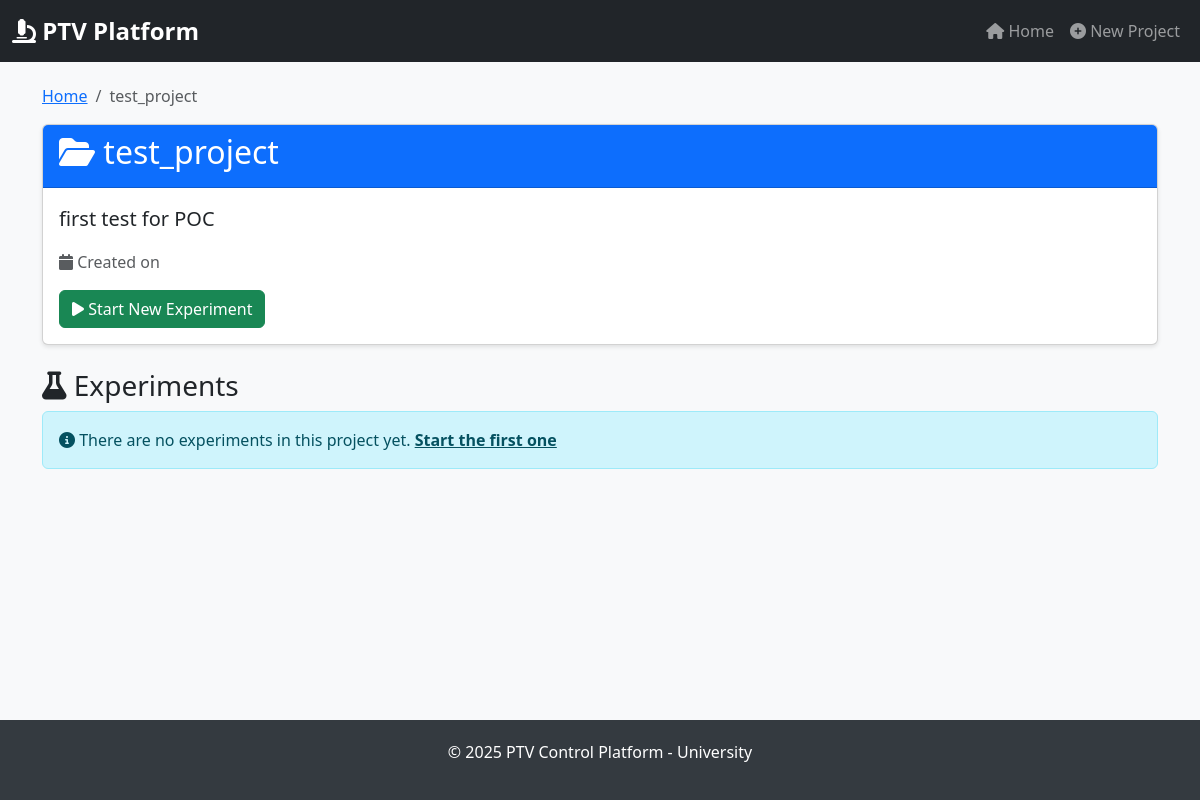
The page /project/1/ on the database as committed earlier.
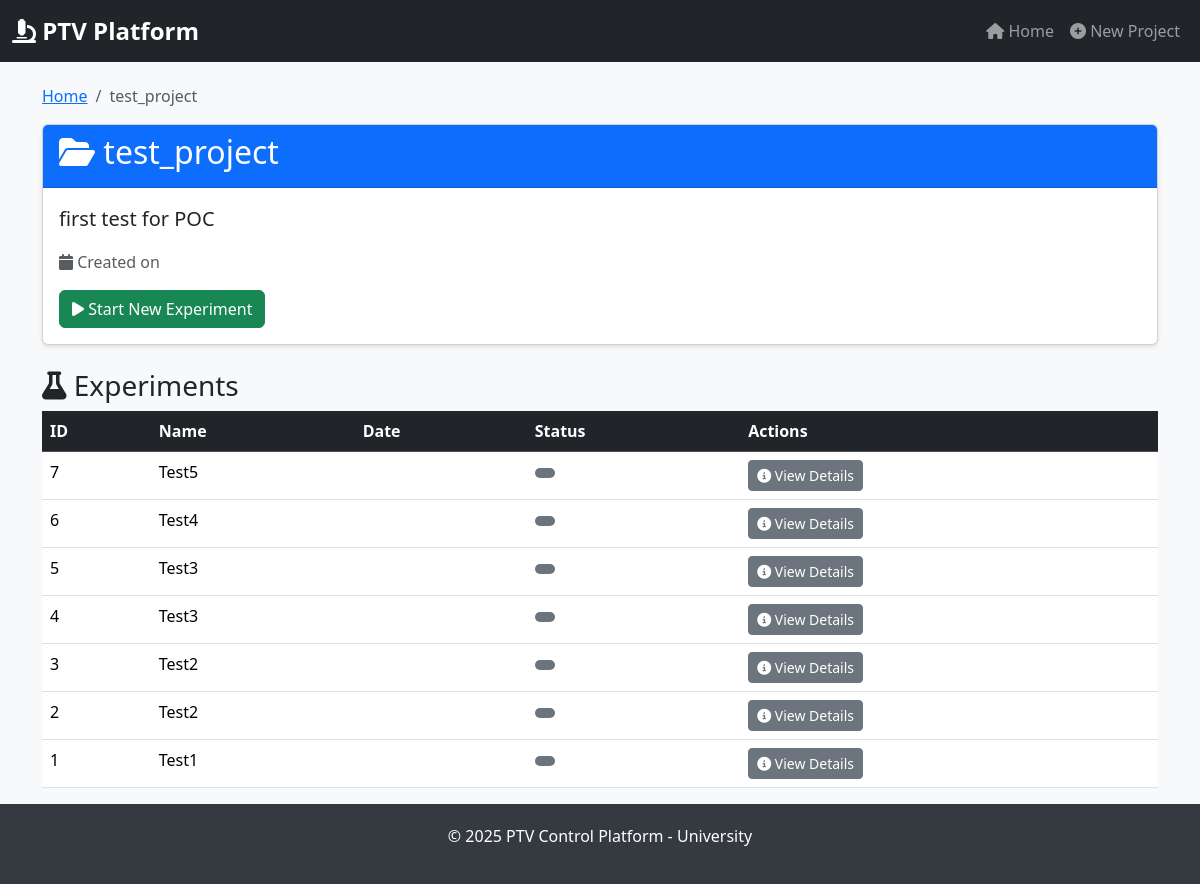
The same page on the database as committed later.
### core/models.py (models this page shows, shortened)
class Project(models.Model):
    name = models.CharField(
        max_length=200,
        unique=True,
        help_text="Project's unique name"
    )
    description = models.TextField(
        blank=True,
        help_text="Brief description of the project"
    )
    creation_date = models.DateTimeField(
        auto_now_add=True,
        help_text="Automatic creation timestamp"
    )
    class Meta:
        verbose_name = "Project"
        verbose_name_plural = "Projects"
        ordering = ['-creation_date']

class Experiment(models.Model):
    STATES = [
        ('PENDING', 'Pending'),
        ('PROCESSING', 'Processing'),
        ('COMPLETED', 'Completed'),
        ('ERROR', 'Error'),
        ('CANCELLED', 'Cancelled'),
    ]
    project = models.ForeignKey(
        Project,
        on_delete=models.CASCADE,
        related_name='experiments',
        help_text="Project to which this experiment belongs"
    )
    name = models.CharField(
        max_length=200,
        help_text="Descriptive name of the experiment"
    )
    creation_date = models.DateTimeField(
        auto_now_add=True,
        help_text="Automatic creation timestamp"
    )
    processing_start_time = models.DateTimeField(
        null=True,
        blank=True,
        help_text="Timestamp when processing started"
    )
    processing_end_time = models.DateTimeField(
        null=True,
        blank=True,
        help_text="Timestamp when processing ended"
    )
    calibration_file = models.CharField(
        max_length=500,
        help_text="Path to the .cal calibration file"
    )
    images_path = models.CharField(
        max_length=500,
        help_text="Path where the images are stored (RAM or SSD)"
    )
    used_parameters = models.TextField(
        default="{}",
        help_text="JSON string copy of all parameters used (for reproducibility)"
    )
    state = models.CharField(
        max_length=20,
        choices=STATES,
        default='PENDING',
        help_text="Current state of the experiment"
    )
    celery_task_id = models.CharField(
        max_length=255,
        blank=True,
        help_text="Celery task ID for monitoring"
    )
    error_message = models.TextField(
        blank=True,
        help_text="Error message if processing failed"
    )
    notes = models.TextField(
        blank=True,
        help_text="Researcher notes and observations"
    )
    class Meta:
        verbose_name = "Experiment"
        verbose_name_plural = "Experiments"
        ordering = ['-creation_date']

### core/views.py (the view)
# urls.py: path('project/<int:project_id>/', views.project_detail_view, name='project_detail_view'),
def project_detail_view(request, project_id):
    project = get_object_or_404(Project, id=project_id)
    experiments = project.experiments.all()
    return render(request, 'core/project_detail.html', {
        'project': project,
        'experiments': experiments
    })

### core/templates/core/project_detail.html (shortened to what this page needs)
{% extends 'core/base.html' %}
{% block content %}
<div class="row mt-4">
    <div class="col-12">
        <nav aria-label="breadcrumb">
            <ol class="breadcrumb">
                <li class="breadcrumb-item"><a href="{% url 'index' %}">Home</a></li>
                <li class="breadcrumb-item active">{{ project.name }}</li>
            </ol>
        </nav>
    </div>
</div>
<div class="row">
    <div class="col-12">
        <div class="card mb-4">
            <div class="card-header bg-primary text-white">
                <h2><i class="fas fa-folder-open"></i> {{ project.name }}</h2>
            </div>
            <div class="card-body">
                <p class="lead">{{ project.description }}</p>
                <p class="text-muted">
                    <i class="fas fa-calendar"></i> Created on {{ project.created_at|date:"d/m/Y H:i" }}
                </p>
                <a href="{% url 'start_experiment' project.id %}" class="btn btn-success">
                    <i class="fas fa-play"></i> Start New Experiment
                </a>
            </div>
        </div>
    </div>
</div>
<div class="row">
    <div class="col-12">
        <h3><i class="fas fa-flask"></i> Experiments</h3>
        {% if experiments %}
            <div class="table-responsive">
                <table class="table table-hover">
                    <thead class="table-dark">
                        <tr>
                            <th>ID</th>
                            <th>Name</th>
                            <th>Date</th>
                            <th>Status</th>
                            <th>Actions</th>
                        </tr>
                    </thead>
                    <tbody>
                        {% for exp in experiments %}
                        <tr>
                            <td>{{ exp.id }}</td>
                            <td>{{ exp.name }}</td>
                            <td>{{ exp.created_at|date:"d/m/Y H:i" }}</td>
                            <td>
                                {% if exp.status == 'COMPLETED' %}
                                    <span class="badge bg-success badge-status">
                                        <i class="fas fa-check-circle"></i> {{ exp.get_status_display }}
                                    </span>
                                {% elif exp.status == 'PROCESSING' %}
                                    <span class="badge bg-warning badge-status">
                                        <i class="fas fa-spinner fa-spin"></i> {{ exp.get_status_display }}
                                    </span>
                                {% elif exp.status == 'ERROR' %}
                                    <span class="badge bg-danger badge-status">
                                        <i class="fas fa-exclamation-circle"></i> {{ exp.get_status_display }}
                                    </span>
                                {% else %}
                                    <span class="badge bg-secondary badge-status">
                                    </span>
                                {% endif %}
                            </td>
                            <td>
                                {% if exp.status == 'COMPLETED' %}
                                    <a href="{% url 'experiment_result' exp.id %}" class="btn btn-sm btn-primary">
                                        <i class="fas fa-chart-line"></i> View Results
                                    </a>
                                {% elif exp.status == 'PROCESSING' or exp.status == 'PENDING' %}
                                    <a href="{% url 'experiment_monitoring' exp.id %}" class="btn btn-sm btn-info">
                                        <i class="fas fa-eye"></i> Monitor
                                    </a>
                                {% else %}
                                    <a href="{% url 'experiment_monitoring' exp.id %}" class="btn btn-sm btn-secondary">
                                        <i class="fas fa-info-circle"></i> View Details
                                    </a>
                                {% endif %}
                            </td>
                        </tr>
                        {% endfor %}
                    </tbody>
                </table>
            </div>
        {% else %}
            <div class="alert alert-info">
                <i class="fas fa-info-circle"></i>
                There are no experiments in this project yet.
                <a href="{% url 'start_experiment' project.id %}" class="alert-link">Start the first one</a>
            </div>
        {% endif %}
    </div>
</div>
{% endblock %}

### core/templates/core/base.html (shortened to what this page needs)
<!DOCTYPE html>
<html lang="en">
<head>
    <link href="https://cdn.jsdelivr.net/npm/bootstrap@5.3.2/dist/css/bootstrap.min.css" rel="stylesheet">
    <link rel="stylesheet" href="https://cdnjs.cloudflare.com/ajax/libs/font-awesome/6.4.2/css/all.min.css">
</head>
<body>
    <nav class="navbar navbar-expand-lg navbar-dark bg-dark fixed-top">
        <div class="container-fluid">
            <a class="navbar-brand" href="{% url 'index' %}">
                <i class="fas fa-microscope"></i> PTV Platform
            </a>
            <div class="collapse navbar-collapse" id="navbarNav">
                <ul class="navbar-nav ms-auto">
                    <li class="nav-item">
                        <a class="nav-link" href="{% url 'index' %}">
                            <i class="fas fa-home"></i> Home
                        </a>
                    </li>
                    <li class="nav-item">
                        <a class="nav-link" href="{% url 'create_project_view' %}">
                            <i class="fas fa-plus-circle"></i> New Project
                        </a>
                    </li>
                </ul>
            </div>
        </div>
    </nav>
    <div class="container">
        {% block content %}{% endblock %}
    </div>
    <div class="footer">
        <p>&copy; 2025 PTV Control Platform - University</p>
    </div>
</body>
</html>

### core/templates/core/base.html (style rules this page uses)
html, body { height: 100%; margin: 0; }
body { display: flex; flex-direction: column; padding-top: 60px; background-color: #f8f9fa; }
.container { flex: 1; }
.footer { padding: 20px 0; background-color: #343a40; color: white; text-align: center; }
.navbar-brand { font-weight: bold; font-size: 1.5rem; }
.card { box-shadow: 0 2px 4px rgba(0,0,0,0.1); margin-bottom: 20px; }
.badge-status { font-size: 0.9rem; padding: 5px 10px; }

Rows that differ between the two databases and show on the page:
added Experiment: id "7", name "Test5"
added Experiment: id "6", name "Test4"
added Experiment: id "5", name "Test3"
added Experiment: id "4", name "Test3"
added Experiment: id "3", name "Test2"
added Experiment: id "2", name "Test2"
added Experiment: id "1", name "Test1"
Other text that changed with them:
text no longer shown: "There are no experiments in this project yet. Start the first one"
text now shown: "ID Name Date Status Actions"
